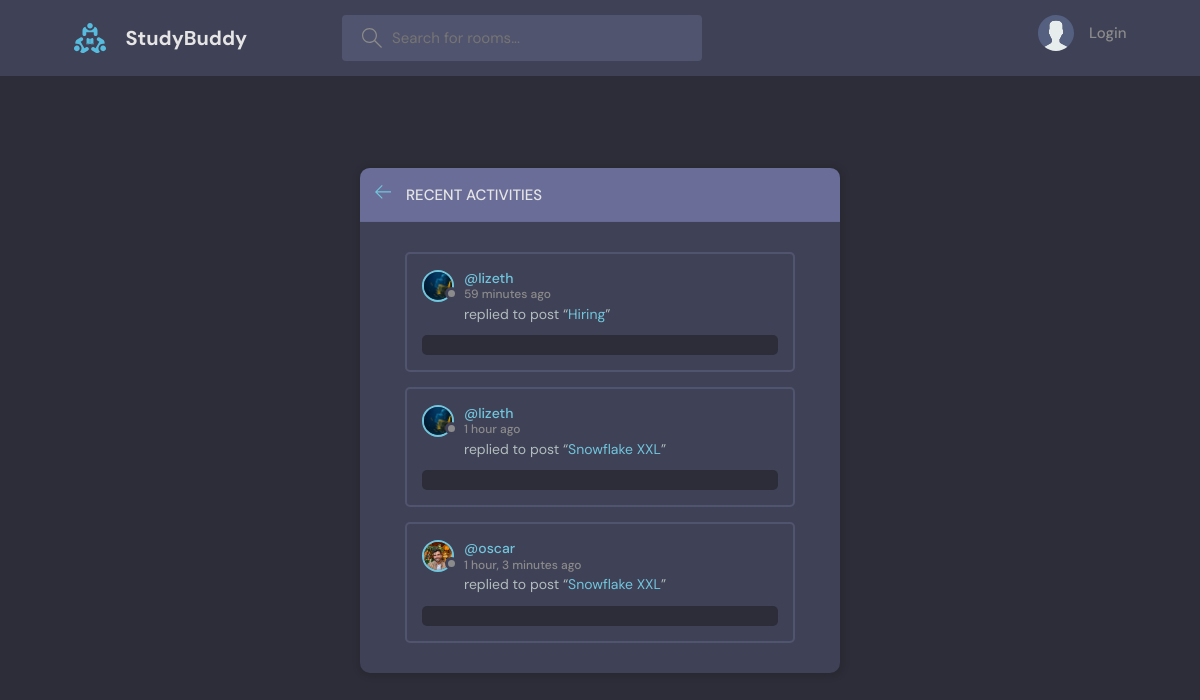
The page /studybud/activities/ on the database its author committed.
### studybud/models.py (models this page shows, shortened)
class Message(models.Model):
    user = models.ForeignKey(UserProfile, on_delete=models.CASCADE)
    room = models.ForeignKey(Room, on_delete=models.CASCADE)
    body = models.TextField()
    updated = models.DateTimeField(auto_now=True)
    created = models.DateTimeField(auto_now_add=True)
    class Meta:
        ordering = ['-updated', '-created'] # the negative in front means reverse

class UserProfile(models.Model):
    user = models.ForeignKey(User, on_delete=models.CASCADE, null=False)
    alias = models.CharField(max_length=200)
    bio = models.TextField(null=True)
    avatar = models.ImageField(null=True, default="avatar.svg")
    def __str__(self) -> str:
        return self.user.username

class Room (models.Model):
    host = models.ForeignKey(UserProfile, on_delete=models.SET_NULL, null=True)
    topic = models.ForeignKey(Topic, on_delete=models.SET_NULL, null=True) # when the room is deleted we still mantain the rooms
    name = models.CharField(max_length=200)
    description = models.TextField(null=True, blank=True)
    participants = models.ManyToManyField(UserProfile, related_name='participants', blank=True)
    updated = models.DateTimeField(auto_now=True) #updates the timestamp for every change
    created = models.DateTimeField(auto_now_add=True) #only takes the timestamp when we create the instance
    class Meta:
        ordering = ['-updated', '-created'] # the negative in front means reverse

### studybud/views.py (the view)
def activities(request):
    room_messages = Message.objects.all()
    context = {'topics': topics, 'room_messages': room_messages}
    return render(request, 'activity.html', context)

### studybud/context_processors.py (called while the page is built)
def get_profile(request):
    if request.user.is_authenticated:
        user_profile, create = UserProfile.objects.get_or_create(user=request.user)
        return {'user_profile': user_profile}
    return {}

### studybud/templates/activity.html (shortened to what this page needs)
{% extends 'main.html' %}
{% block content %}
<main class="layout">
  <div class="container">
    <div class="layout__box">
      <div class="layout__boxHeader">
        <div class="layout__boxTitle">
          <a href="{% url 'home' %}">
            <svg version="1.1" xmlns="http://www.w3.org/2000/svg" width="32" height="32" viewBox="0 0 32 32">
              <title>arrow-left</title>
              <path
                d="M13.723 2.286l-13.723 13.714 13.719 13.714 1.616-1.611-10.96-10.96h27.625v-2.286h-27.625l10.965-10.965-1.616-1.607z">
              </path>
            </svg>
          </a>
          <h3>Recent Activities</h3>
        </div>
      </div>
      <div class="activities-page layout__body">
        {% for message in room_messages %}
        <div class="activities__box">
          <div class="activities__boxHeader roomListRoom__header">
            <a href="{% url 'user-profile' message.user.id %}" class="roomListRoom__author">
              <div class="avatar avatar--small">
                <img src="{{message.user.avatar.url}}" />
              </div>
              <p>
                @{{message.user}}
                <span>{{message.created | timesince}} ago</span>
              </p>
            </a>
          </div>
          <div class="activities__boxContent">
            <p>replied to post “<a href="{% url 'room' message.room.id %}">{{message.room.name}}</a>”</p>
            <div class="activities__boxRoomContent">
            </div>
          </div>
        </div>
        {% endfor %}
      </div>
    </div>
  </div>
</main>
{% endblock content %}

### static/styles/style.css (style rules this page uses)
:root { --color-main: #71c6dd; --color-main-light: #e1f6fb; --color-dark: #3f4156; --color-dark-medium: #51546e; --color-dark-light: #696d97; --color-light: #e5e5e5; --color-gray: #8b8b8b; --color-light-gray: #b2bdbd; --color-bg: #2d2d39; --color-success: #5dd693; --color-error: #fc4b0b; }
* { font-family: "DM Sans", -apple-system, BlinkMacSystemFont, "Segoe UI", Roboto, Oxygen, Ubuntu, Cantarell, "Open Sans", "Helvetica Neue", sans-serif; margin: 0; padding: 0; box-sizing: border-box; text-rendering: optimizeLegibility; font-size: inherit; }
html { font-size: 56.25%; }
@media only screen and (min-width: 1200px) { html { font-size: 62.5%; } }
body { line-height: 1.6; font-weight: 400; font-size: 1.5rem; color: var(--color-light-gray); background-color: var(--color-bg); min-height: 100vh; }
img { width: 100%; }
a { display: inline-block; color: var(--color-main); text-decoration: none; }
.container { max-width: 120rem; width: 90%; margin: auto; }
.avatar { position: relative; display: inline-block; border-radius: 50%; border: 2px solid var(--color-main); }
.avatar img { display: block; border-radius: 50%; object-fit: cover; object-position: center; }
.avatar::after { content: ""; display: block; position: absolute; background-color: var(--color-gray); z-index: 111; border-radius: 50%; border: 0.3rem solid var(--color-dark); }
.avatar.avatar--small img { width: 2.8rem; height: 2.8rem; }
.avatar.avatar--small:after { width: 0.7rem; height: 0.7rem; bottom: 0px; right: -6px; }
.layout { margin-top: 2.4rem; }
.layout > .container { display: flex; justify-content: space-between; align-items: flex-start; }
.layout__box { width: 90%; max-width: 48rem; min-height: 40rem; position: absolute; top: 50%; left: 50%; transform: translate(-50%, -46%); background-color: var(--color-dark); border-radius: 1rem; box-shadow: 1px 1px 6px 3px rgba(0, 0, 0, 0.1); overflow: hidden; }
.layout__boxHeader { display: flex; padding: 1.5rem; background-color: var(--color-dark-light); }
.layout__boxTitle { display: flex; gap: 1.5rem; align-items: center; }
.layout__boxTitle h3 { text-transform: uppercase; font-weight: 500; color: var(--color-light); }
.layout__boxTitle svg { width: 1.6rem; height: 1.6rem; fill: var(--color-main); }
.layout__body { margin: 3rem; }
.roomListRoom__header { display: flex; justify-content: space-between; align-items: center; }
.roomListRoom__author { font-weight: 500; display: flex; align-items: center; gap: 1rem; }
.activities__box { margin: 1.5rem; padding: 1.5rem; border: 2px solid var(--color-dark-medium); border-radius: 5px; }
.activities__boxHeader p { font-size: 1.4rem; line-height: 1.3; }
.activities__boxHeader p span { color: var(--color-gray); font-size: 1.2rem; display: block; }
.activities__boxContent { margin-left: 4.2rem; }
.activities__boxContent { font-size: 1.4rem; }
.activities__boxRoomContent { background: var(--color-bg); padding: 1rem; border-radius: 5px; margin-top: 1rem; margin-left: -4.2rem; }

### rows shown on the page
Message: user.avatar (picture), user "lizeth", created "59 minutes", room.name "Hiring"
Message: user.avatar (picture), user "lizeth", created "1 hour", room.name "Snowflake XXL"
Message: user.avatar (picture), user "oscar", created "1 hour, 3 minutes", room.name "Snowflake XXL"
